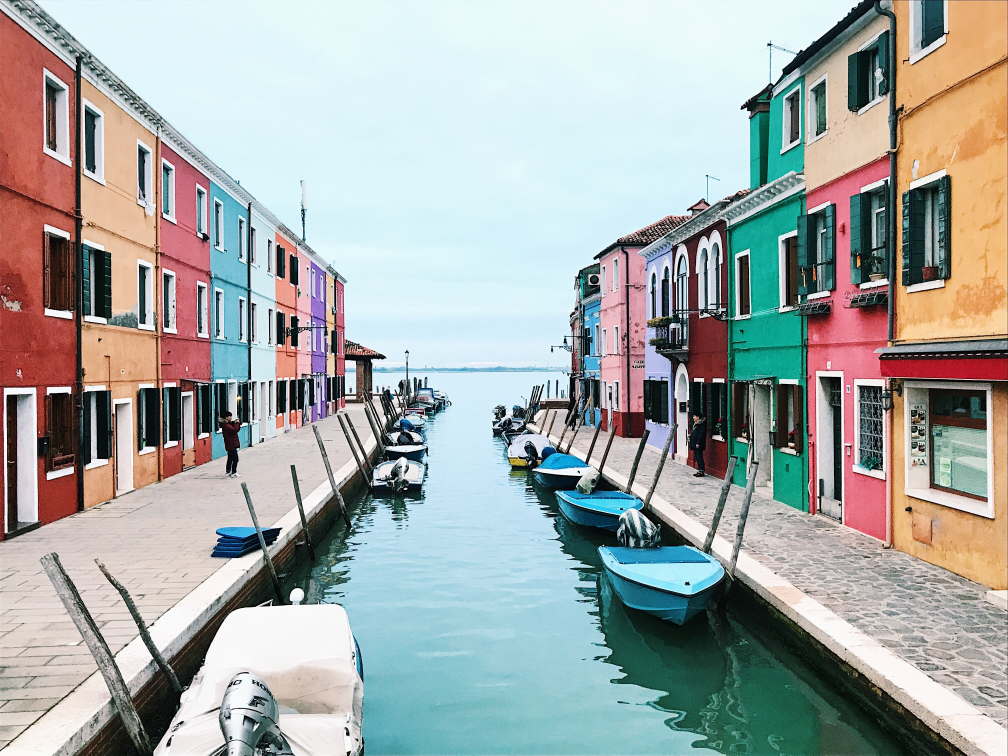
#> input picture pic3.jpg, 4032 x 3024 px (shown at 1/4 size)
$ jupyter execute 'specfic color display.ipynb'
#> lines starting #> are read from the running program, lines starting #| are printed output that depends on the picture; after the words box and inside, x2 and y2 are one past the last pixel; in counts of white or black regions, pixels touching at a corner belong together
[cell 1]
import numpy as np
import cv2

[cell 2]
img_path = input("Enter absoulte image path")
#> the answer given: pic3.jpg

[cell 3]
image = cv2.imread(img_path)
#> image is the input picture: shape (3024, 4032, 3); mean B, G, R 167.3, 169.7, 164.9

[cell 4]
boundaries = [
    ([17, 15, 100], [92, 92, 255]),
    ([86, 31, 4], [220, 88, 50]),
    ([25, 146, 190], [62, 174, 250]),
    ([103, 86, 65], [145, 133, 128]),
    ([34,97,34], [50,255,67])
]

[cell 5]
name = ["red","blue","yellow","gray","green"]
i=0

[cell 6]
# loop over the boundaries
for (lower, upper) in boundaries:
    # create NumPy arrays from the boundaries
    lower = np.array(lower, dtype = "uint8")
    upper = np.array(upper, dtype = "uint8")

    # find the colors within the specified boundaries and apply
    # the mask
    mask = cv2.inRange(image, lower, upper)
    output = cv2.bitwise_and(image, image, mask = mask)
    cv2.rectangle(output, (50,20), (700,60), (0,8,255), -1)
    text =name[i]
    i=i+1
    cv2.putText(output, text, (50,50), 2,0.8, (255,255,255),2,cv2.LINE_AA)

    # show the images
    cv2.imshow("images", np.hstack([image, output]))
    cv2.waitKey(0)
#> this loop made 5 passes
#> pass 1, `mask = cv2.inRange(image, lower, upper)`:
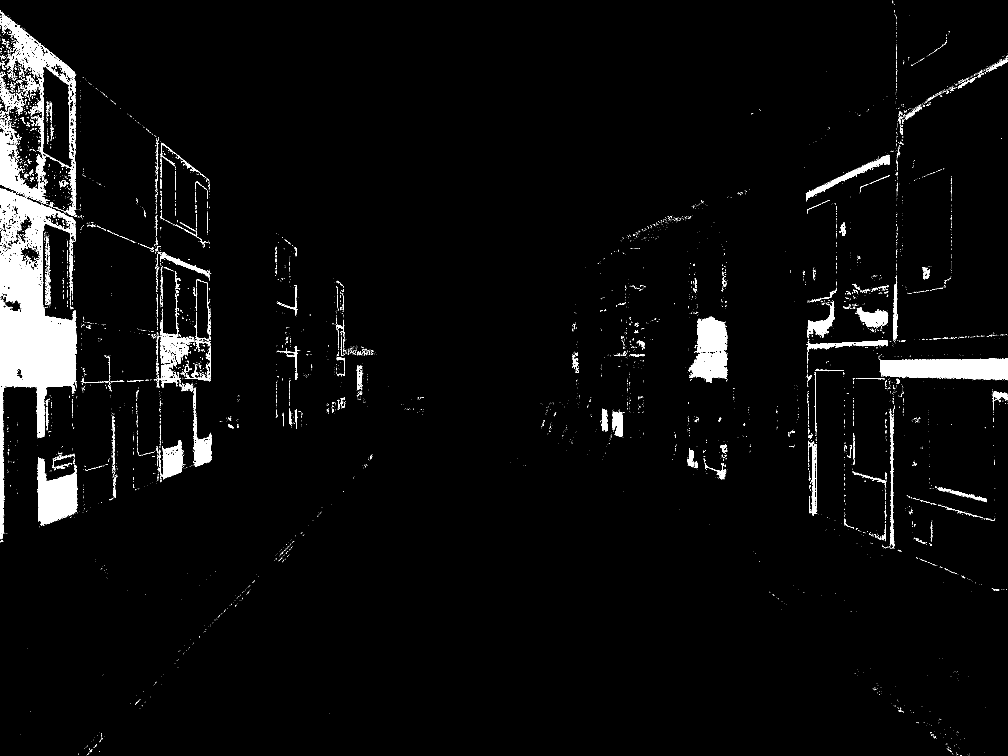
#> mask: shape (3024, 4032) (shown at 1/4 size); 3.6% white; 7126 white regions (6511 under 20 px), largest, box (x1, y1, x2, y2) and area: (0, 753, 307, 2142) 158446, (3520, 1434, 4031, 1520) 35128, (150, 1830, 311, 2103) 27311
#> pass 1, `output = cv2.bitwise_and(image, image, mask = mask)`:
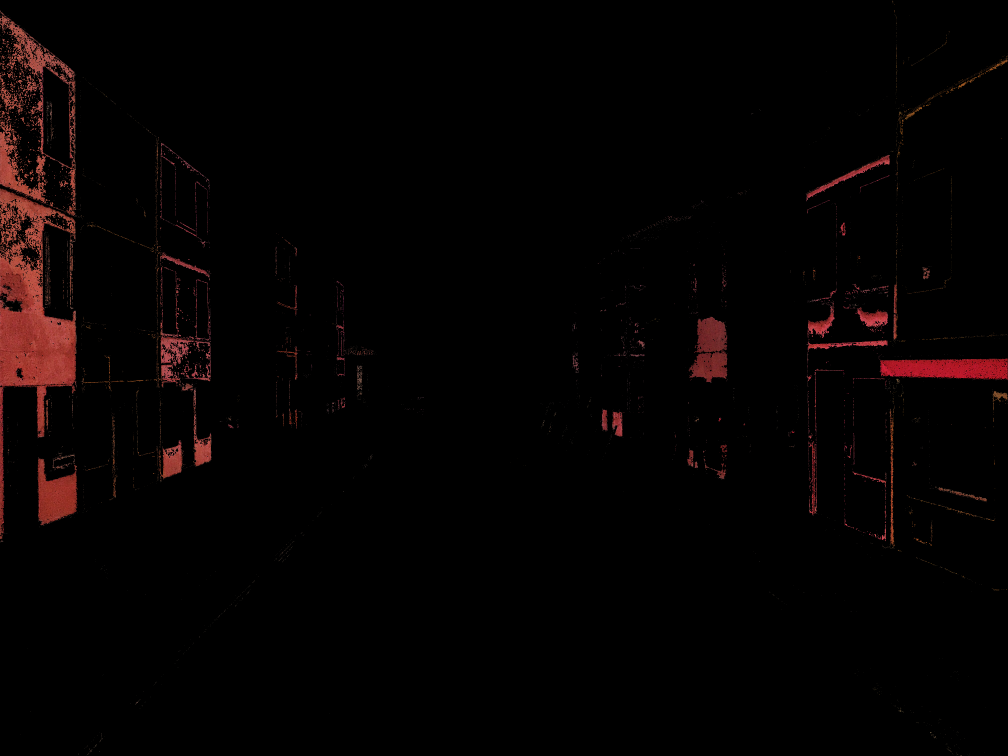
#> output: shape (3024, 4032, 3) (shown at 1/4 size); mean B, G, R 2, 2.2, 5.7
#> pass 1, `cv2.imshow("images", np.hstack([image, output]))`:
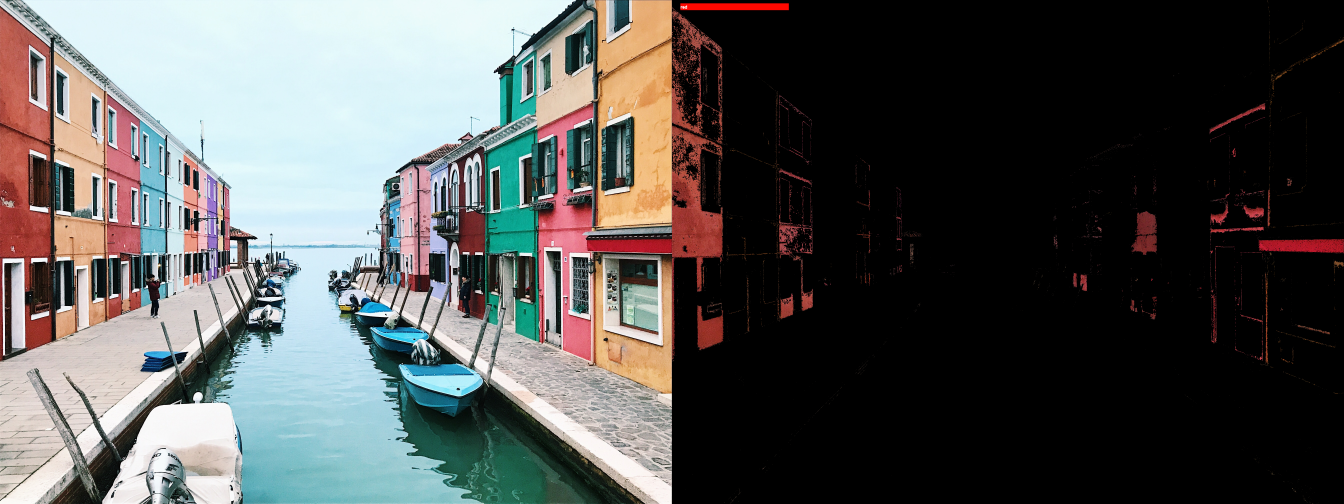
#> window 'images': shape (3024, 8064, 3) (shown at 1/6 size); mean B, G, R 84.6, 85.9, 85.6
#> pass 2, `mask = cv2.inRange(image, lower, upper)`:
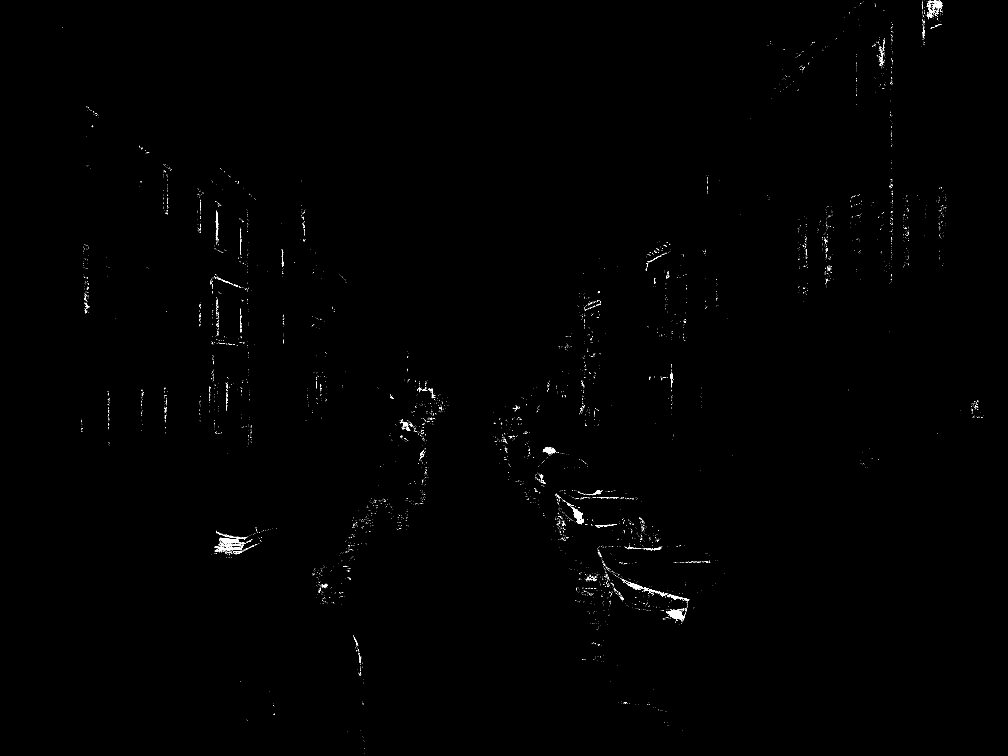
#> mask: shape (3024, 4032) (shown at 1/4 size); 0.22% white in thin lines or dots
#> after the loop:
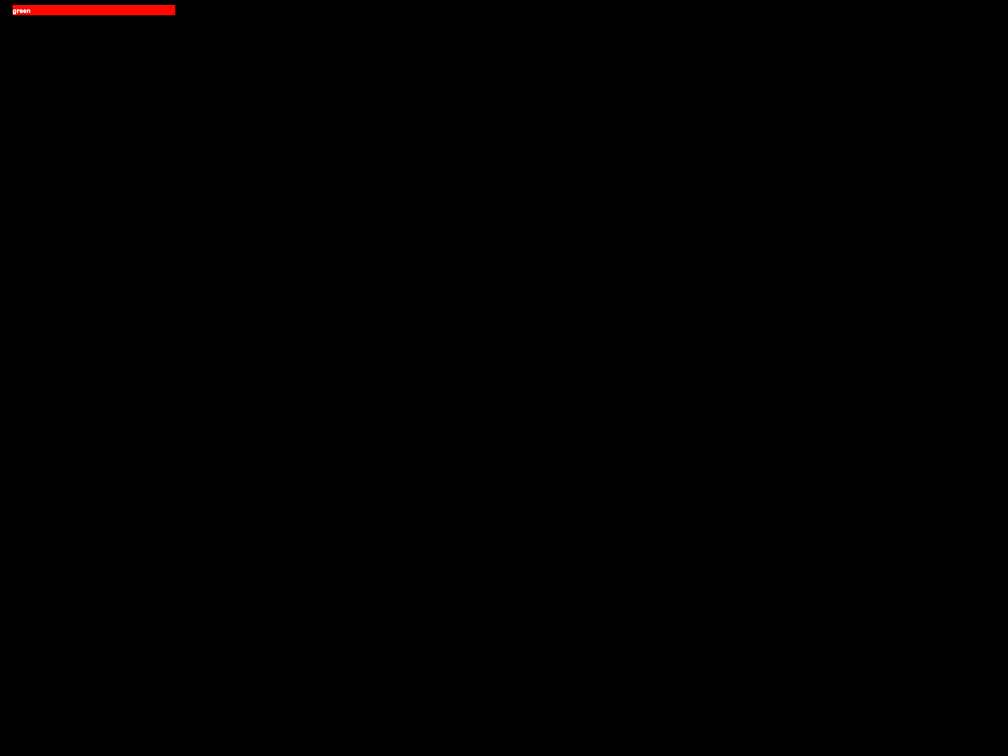
#> output: shape (3024, 4032, 3) (shown at 1/4 size); mean B, G, R 0, 0, 0.6
#> after the loop, i = 5
cv2.destroyAllWindows()
